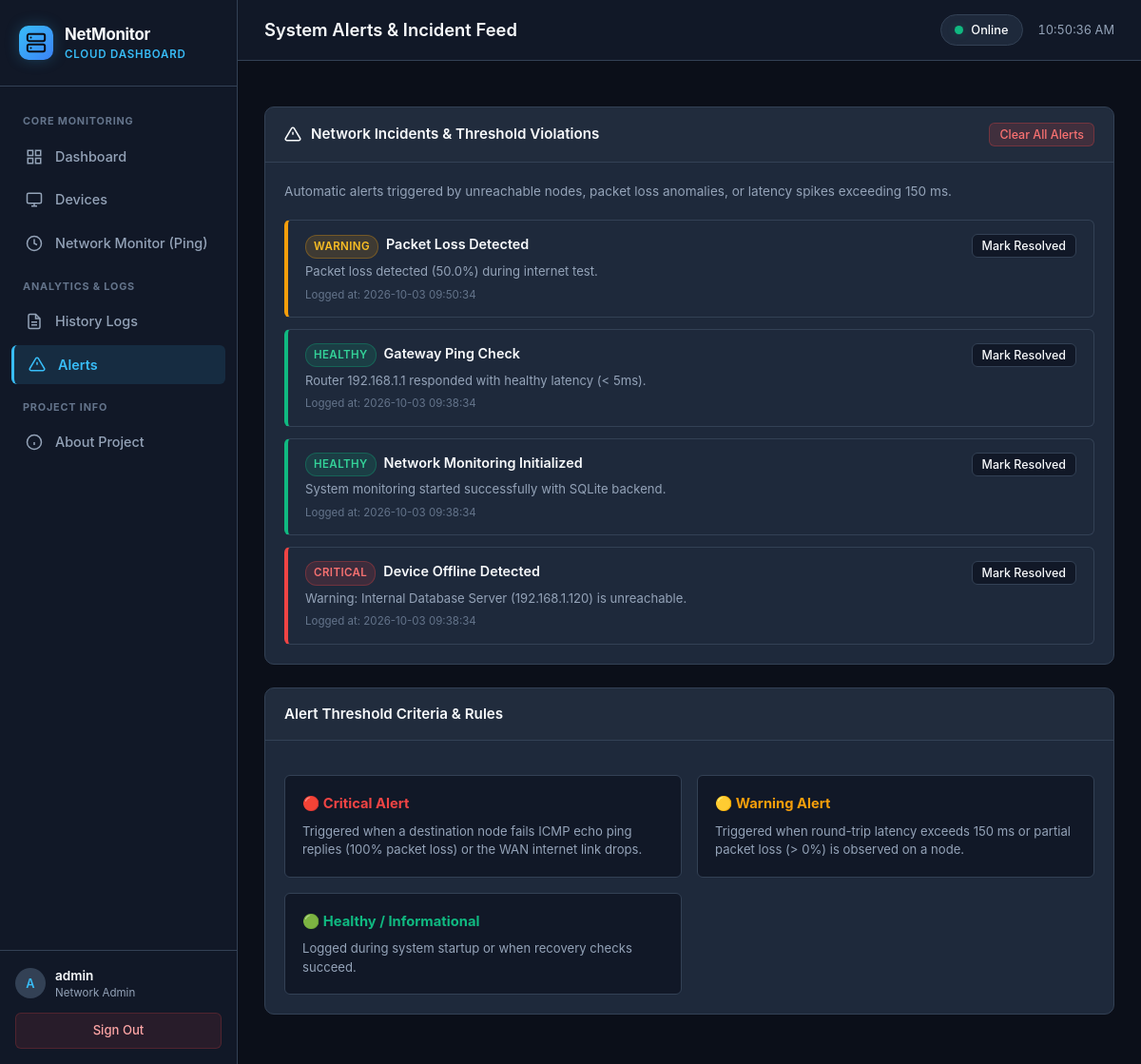
/alerts (signed in), run on the app's committed database.
### tables this page shows
CREATE TABLE alerts (
            id INTEGER PRIMARY KEY AUTOINCREMENT,
            title TEXT NOT NULL,
            message TEXT NOT NULL,
            severity TEXT NOT NULL,
            timestamp TEXT NOT NULL,
            is_resolved INTEGER DEFAULT 0
        );

### app.py (the view)
@app.route("/alerts")
@login_required
def alerts():
    conn = get_db()
    cursor = conn.cursor()
    cursor.execute("SELECT * FROM alerts ORDER BY id DESC")
    alert_rows = cursor.fetchall()
    conn.close()
    return render_template("alerts.html", active_page="alerts", alerts=alert_rows, user=session.get("user"))

### app.py (called while the page is built)
def get_db():
    conn = sqlite3.connect(DATABASE_PATH)
    conn.row_factory = sqlite3.Row
    return conn

def login_required(f):
    @wraps(f)
    def decorated_function(*args, **kwargs):
        if "user" not in session:
            flash("Please log in to access the Network Monitoring Dashboard.", "warning")
            return redirect(url_for("login"))
        return f(*args, **kwargs)
    return decorated_function

### templates/alerts.html (shortened to what this page needs)
{% extends "base.html" %}
{% block header_title %}System Alerts & Incident Feed{% endblock %}
{% block content %}
<div class="panel">
  <div class="panel-header">
    <div class="panel-title">
      <svg width="18" height="18" viewBox="0 0 24 24" fill="none" stroke="currentColor" stroke-width="2">
        <path d="M10.29 3.86L1.82 18a2 2 0 0 0 1.71 3h16.94a2 2 0 0 0 1.71-3L13.71 3.86a2 2 0 0 0-3.42 0z"></path>
        <line x1="12" y1="9" x2="12" y2="13"></line>
        <line x1="12" y1="17" x2="12.01" y2="17"></line>
      </svg>
      Network Incidents & Threshold Violations
    </div>
    <div class="panel-actions">
      <button class="btn btn-danger btn-sm" id="clearAlertsBtn">
        Clear All Alerts
      </button>
    </div>
  </div>
  <div class="panel-body">
    <p style="font-size: 0.85rem; color: var(--text-muted); margin-bottom: 20px;">
      Automatic alerts triggered by unreachable nodes, packet loss anomalies, or latency spikes exceeding 150 ms.
    </p>
    <div class="alerts-list" id="alertsContainer">
      {% for alert in alerts %}
        <div class="alert-item {{ alert.severity }} {% if alert.is_resolved %}resolved{% endif %}" id="alert-item-{{ alert.id }}">
          <div class="alert-content">
            <div style="display: flex; align-items: center; gap: 8px; margin-bottom: 4px;">
              {% if alert.severity == 'critical' %}
                <span class="badge badge-critical">Critical</span>
              {% elif alert.severity == 'warning' %}
                <span class="badge badge-warning">Warning</span>
              {% else %}
                <span class="badge badge-healthy">Healthy</span>
              {% endif %}
              <h4>{{ alert.title }}</h4>
            </div>
            <p>{{ alert.message }}</p>
            <div class="alert-time">
              Logged at: {{ alert.timestamp }}
            </div>
          </div>
          <div style="display: flex; align-items: center;">
            {% if not alert.is_resolved %}
              <button class="btn btn-secondary btn-sm btn-resolve-alert" data-id="{{ alert.id }}">
                Mark Resolved
              </button>
            {% endif %}
          </div>
        </div>
      {% else %}
        <div style="text-align: center; color: var(--text-muted); padding: 40px; background: rgba(255,255,255,0.01); border-radius: 8px;">
          ✓ All systems normal. No active network alerts or warnings detected.
        </div>
      {% endfor %}
    </div>
  </div>
</div>
<div class="panel">
  <div class="panel-header">
    <div class="panel-title">Alert Threshold Criteria & Rules</div>
  </div>
  <div class="panel-body">
    <div class="concept-grid">
      <div class="concept-card">
        <h4 style="color: var(--accent-red);">🔴 Critical Alert</h4>
        <p>Triggered when a destination node fails ICMP echo ping replies (100% packet loss) or the WAN internet link drops.</p>
      </div>
      <div class="concept-card">
        <h4 style="color: var(--accent-yellow);">🟡 Warning Alert</h4>
        <p>Triggered when round-trip latency exceeds 150 ms or partial packet loss (&gt; 0%) is observed on a node.</p>
      </div>
      <div class="concept-card">
        <h4 style="color: var(--accent-green);">🟢 Healthy / Informational</h4>
        <p>Logged during system startup or when recovery checks succeed.</p>
      </div>
    </div>
  </div>
</div>
{% endblock %}

### static/css/style.css (style rules this page uses)
:root { --bg-primary: #0b0f19; --bg-secondary: #111827; --bg-card: #1e293b; --bg-card-hover: #243247; --border-color: #334155; --border-subtle: #1e293b; --text-main: #f8fafc; --text-muted: #94a3b8; --text-dim: #64748b; --accent-cyan: #38bdf8; --accent-blue: #3b82f6; --accent-purple: #818cf8; --accent-green: #10b981; --accent-yellow: #f59e0b; --accent-red: #ef4444; --green-glow: rgba(16, 185, 129, 0.25); --red-glow: rgba(239, 68, 68, 0.25); --yellow-glow: rgba(245, 158, 11, 0.25); --cyan-glow: rgba(56, 189, 248, 0.25); --font-family: -apple-system, BlinkMacSystemFont, "Segoe UI", Roboto, Oxygen, Ubuntu, Cantarell, "Helvetica Neue", sans-serif; --sidebar-width: 250px; --radius-sm: 6px; --radius-md: 10px; --radius-lg: 14px; }
* { box-sizing: border-box; margin: 0; padding: 0; }
body { font-family: var(--font-family); background-color: var(--bg-primary); color: var(--text-main); min-height: 100vh; line-height: 1.5; -webkit-font-smoothing: antialiased; }
.panel { background-color: var(--bg-card); border: 1px solid var(--border-color); border-radius: var(--radius-md); margin-bottom: 24px; overflow: hidden; }
.panel-header { padding: 16px 20px; border-bottom: 1px solid var(--border-color); display: flex; align-items: center; justify-content: space-between; background-color: rgba(255, 255, 255, 0.01); }
.panel-title { font-size: 0.95rem; font-weight: 600; color: var(--text-main); display: flex; align-items: center; gap: 10px; }
.panel-actions { display: flex; align-items: center; gap: 10px; }
.panel-body { padding: 20px; }
.btn { display: inline-flex; align-items: center; justify-content: center; gap: 8px; padding: 8px 16px; font-size: 0.85rem; font-weight: 500; border-radius: var(--radius-sm); border: 1px solid transparent; cursor: pointer; transition: all 0.2s ease; font-family: inherit; }
.btn-secondary { background-color: var(--bg-secondary); border-color: var(--border-color); color: var(--text-main); }
.btn-danger { background-color: rgba(239, 68, 68, 0.15); color: #f87171; border-color: rgba(239, 68, 68, 0.3); }
.btn-sm { padding: 4px 10px; font-size: 0.78rem; }
.badge { display: inline-flex; align-items: center; gap: 5px; padding: 3px 8px; border-radius: 12px; font-size: 0.72rem; font-weight: 600; text-transform: uppercase; letter-spacing: 0.4px; }
.badge-healthy, .badge-online, .badge-reachable { background-color: rgba(16, 185, 129, 0.15); color: #34d399; border: 1px solid rgba(16, 185, 129, 0.3); }
.badge-warning { background-color: rgba(245, 158, 11, 0.15); color: #fbbf24; border: 1px solid rgba(245, 158, 11, 0.3); }
.badge-critical, .badge-offline, .badge-unreachable { background-color: rgba(239, 68, 68, 0.15); color: #f87171; border: 1px solid rgba(239, 68, 68, 0.3); }
.alerts-list { display: flex; flex-direction: column; gap: 12px; }
.alert-item { background-color: var(--bg-card); border: 1px solid var(--border-color); border-left: 4px solid var(--accent-cyan); border-radius: var(--radius-sm); padding: 14px 18px; display: flex; align-items: flex-start; justify-content: space-between; gap: 14px; transition: all 0.2s ease; }
.alert-item.critical { border-left-color: var(--accent-red); }
.alert-item.warning { border-left-color: var(--accent-yellow); }
.alert-item.healthy { border-left-color: var(--accent-green); }
.alert-content h4 { font-size: 0.9rem; font-weight: 600; color: var(--text-main); margin-bottom: 4px; }
.alert-content p { font-size: 0.82rem; color: var(--text-muted); margin-bottom: 6px; }
.alert-time { font-size: 0.72rem; color: var(--text-dim); }
.concept-grid { display: grid; grid-template-columns: repeat(auto-fit, minmax(280px, 1fr)); gap: 16px; margin-top: 16px; }
.concept-card { background-color: var(--bg-secondary); border: 1px solid var(--border-color); border-radius: var(--radius-sm); padding: 18px; }
.concept-card h4 { font-size: 0.92rem; color: var(--accent-cyan); margin-bottom: 8px; display: flex; align-items: center; gap: 8px; }
.concept-card p { font-size: 0.82rem; color: var(--text-muted); line-height: 1.5; }

### data on the page
alerts: severity "WARNING", title "Packet Loss Detected", message "Packet loss detected (50.0%) during internet test.", timestamp "2026-10-03 09:50:34"
alerts: severity "HEALTHY", title "Gateway Ping Check", message "Router 192.168.1.1 responded with healthy latency (< 5ms).", timestamp "2026-10-03 09:38:34"
alerts: severity "HEALTHY", title "Network Monitoring Initialized", message "System monitoring started successfully with SQLite backend.", timestamp "2026-10-03 09:38:34"
alerts: severity "CRITICAL", title "Device Offline Detected", message "Warning: Internal Database Server (192.168.1.120) is unreachable.", timestamp "2026-10-03 09:38:34"

### other printed values
{{ user.username[0]|upper if user and user.username else 'A' }} "A"
{{ user.username if user else 'Administrator' }} "admin"
{{ user.role if user else 'Network Admin' }} "Network Admin"
